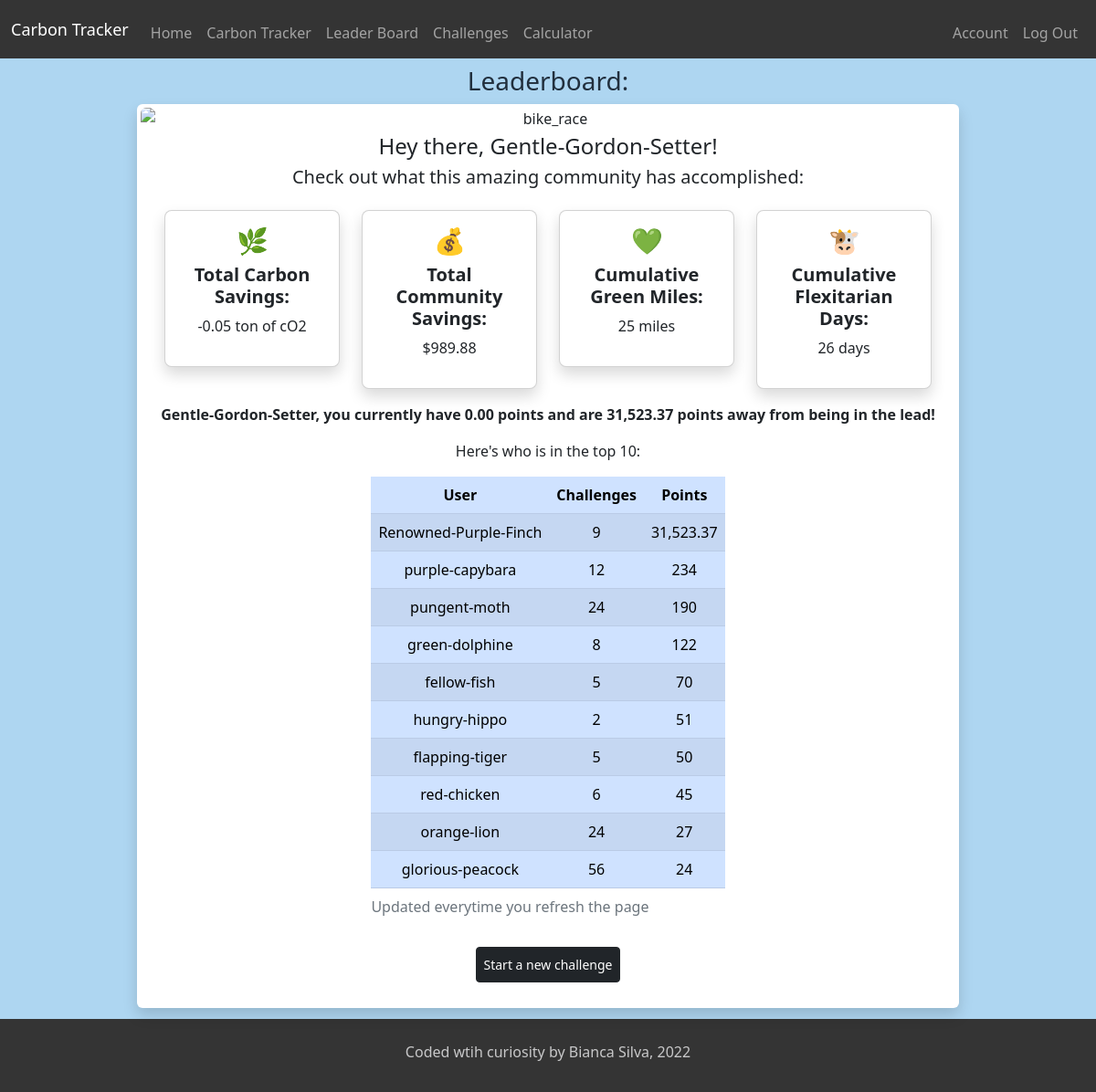
Screenshot of /leaderboard (signed in) with the database file from the repository.
### tables this page shows
CREATE TABLE users (id INTEGER PRIMARY KEY AUTOINCREMENT NOT NULL, name TEXT NOT NULL, email TEXT NOT NULL, leaderboardname TEXT NOT NULL, hash TEXT NOT NULL, datejoined DATETIME DEFAULT CURRENT_TIMESTAMP, icon TEXT);

CREATE TABLE leaderboard (id INTEGER PRIMARY KEY AUTOINCREMENT NOT NULL, user_id INTEGER NOT NULL, leaderboardname TEXT NOT NULL, challenges NUMERIC, green_miles NUMERIC, carbon_saved NUMERIC, plastic_saved NUMERIC, total_points NUMERIC);

### app.py (the view)
@app.route("/leaderboard", methods=["GET", "POST"])
@login_required
def leaderboard():
  if request.method == "POST":
    print("Hey, it's post time")
    return redirect("/leaderboard")
  else:
    print("Hey, it's GET time, get it?")
    check_footprint = db.execute("SELECT user_id FROM footprint WHERE user_id=?", session.get("user_id"))
    print("CHeck if user in footprint: ", check_footprint)
    if len(check_footprint) == 0:
      flash("Please calculate your carbon footprint to get started")
      return redirect("/calculator")
    check_name = db.execute("SELECT leaderboardname FROM users WHERE id=?", session.get("user_id"))
    for item in check_name:
      leaderboardname = item['leaderboardname']
    carbon_savings_total = db.execute("SELECT SUM(carbon_savings) FROM trackers")
    print("Total carbon saved so far", carbon_savings_total)
    for item in carbon_savings_total:
      total_carbon_saved = item['SUM(carbon_savings)']
    total_carbon_saved = (co2(float(total_carbon_saved))).replace("per year", "")
    print("Total carbon saved from db: ", total_carbon_saved)
    money_savings_total = db.execute("SELECT SUM(saved_money) FROM trackers")
    for item in money_savings_total:
      total_money_saved = item['SUM(saved_money)']
    total_money_saved = str(total_money_saved)
    total_money_saved = "$" + total_money_saved
    plastic_saved = db.execute("SELECT SUM(saved_plastic) FROM trackers")
    print("Plastic saved: ", plastic_saved)
    for item in plastic_saved:
      total_plastic_saved = item['SUM(saved_plastic)']
    print("Plastic saved in db: ", total_plastic_saved)
    water_saved = db.execute("SELECT SUM(saved_water) FROM trackers")
    print("Water saved: ", water_saved)
    for item in water_saved:
      total_water_saved = item['SUM(saved_water)']
    print("Total community water savings: ", total_water_saved)
    miles_walked_biked = db.execute("SELECT SUM(miles_walk_bike) FROM trackers")
    print("Miles walked or biked: ", miles_walked_biked)
    for item in miles_walked_biked:
      total_miles = item['SUM(miles_walk_bike)']
    total_miles = str(total_miles)
    total_miles = total_miles + " miles"
    flexitarian_db = db.execute("SELECT SUM(less_beef), SUM(less_chicken), SUM(less_pork) FROM trackers")
    for item in flexitarian_db:
      beef_flex = item["SUM(less_beef)"]
      chicken_flex = item['SUM(less_chicken)']
      pork_flex = item['SUM(less_pork)']
    total_flex = int(beef_flex) + int(chicken_flex) + int(pork_flex)
    total_flex = str(total_flex)
    total_flex = total_flex + " days"
    print("FLEXITARIAN: ", total_flex)
    leaders = db.execute("SELECT leaderboardname, challenges, total_points FROM leaderboard ORDER BY total_points DESC LIMIT 10")
    print("LEADERS: ", leaders)
    for leader in leaders:
      leadingname = leader['leaderboardname']
      challenges = leader['challenges']
      totalpoints = formatfloat(float((str(leader['total_points'])).replace(",", "")))
    find_leader = db.execute("SELECT leaderboardname, total_points FROM leaderboard ORDER BY total_points DESC LIMIT 1")
    print("AND THE LEADER IS: ", find_leader)
    max_points = 0
    for points in find_leader:
      max_points = float((points['total_points']).replace(",", ""))
      print("Max POINTS: ", max_points)
      print(type(max_points))
    print("FIND CURRENT POSITION: ", max_points)
    you = db.execute("SELECT leaderboardname, total_points FROM leaderboard WHERE user_id=?", session.get("user_id"))
    temp_test = db.execute("SELECT leaderboardname, total_points FROM leaderboard WHERE user_id=?", session.get("user_id"))
    your_points = 0
    for points in temp_test:
      your_points = float((str(points['total_points'])).replace(",", ""))
      print("YOUR POINTS: ", your_points)
    points_to_top = formatfloat(float(max_points) - your_points)
    your_points = formatfloat(your_points)
    return render_template("/leaderboard.html", yourpoints=your_points, pointstotop= points_to_top, leaders=leaders, leadingname=leadingname, challenges=challenges, totalpoints=totalpoints, flexitarian=total_flex, greenmiles=total_miles, dollarsavings=total_money_saved, carbonsavings=total_carbon_saved, leaderboardname=leaderboardname)

### app.py (called while the page is built)
@app.after_request
def after_request(response):
  response.headers["Cache-control"] = "no-cache, no-store, must-revalidate"
  response.headers["Expires"] = 0
  response.headers["Pragma"] = "no-cache"
  return response

### helpers.py (called while the page is built)
def login_required(f):
    @wraps(f)
    def decorated_function(*args, **kwargs):
      if session.get("user_id") is None:
        return redirect("/login")
      return f(*args, **kwargs)
    return decorated_function

def co2(value):
  tons = value / 1000
  if tons > 1:
    return f"{tons:,.2f} tons of cO2 per year"
  else:
    return f"{tons:,.2f} ton of cO2 per year"

def formatfloat(value):
  return f"{value:,.2f}"

### templates/leaderboard.html (shortened to what this page needs)
{% extends "layout.html" %}
{% block main %}
<form action="/leaderboard" method="get">
  <h3 class="darkBlue">Leaderboard:</h3>
  <div class="card body rounded-2 shadow p-1 border-0 m-1 justify-content-center mx-auto w-75">
  <img class="img-fluid rounded-2 mb-1" src="/static/bike_race.jpg" mx-auto w-auto alt="bike_race"/>
  <h4>Hey there, {{leaderboardname}}!</h4>
  <h5>Check out what this amazing community has accomplished:</h5>
  <div class="card-body">
  <div class="row justify-content-center">
    <div class="col-auto mb-2">
      <div class="d-flex">
        <div class="card shadow rounded-3" style="width: 12rem;">
          <div class="card-body">
            <h3>🌿</h3>
            <h5 class="card-title"><b>Total Carbon Savings:</b></h5>
            <p>{{carbonsavings}}</p>
          </div>
        </div>
      </div>
    </div>
    <div class="col-auto mb-2">
      <div class="d-flex">
        <div class="card shadow rounded-3" style="width: 12rem;">
          <div class="card-body">
            <h3>💰</h3>
            <h5 class="card-title"><b>Total Community Savings:</b></h5>
            <p>{{dollarsavings}}</p>
          </div>
        </div>
      </div>
    </div>
    <div class="col-auto mb-2">
      <div class="d-flex">
        <div class="card shadow rounded-3" style="width: 12rem;">
          <div class="card-body">
            <h3>💚</h3>
            <h5 class="card-title"><b>Cumulative Green Miles:</b></h5>
            <p>{{greenmiles}}</p>
          </div>
        </div>
      </div>
    </div>
    <div class="col-auto mb-2">
      <div class="d-flex">
        <div class="card shadow rounded-3" style="width: 12rem;">
          <div class="card-body">
            <h3>🐮</h3>
            <h5 class="card-title"><b>Cumulative Flexitarian Days:</b></h5>
            <p>{{flexitarian}}</p>
          </div>
        </div>
      </div>
    </div>
    <p class="mt-2"><b>{{leaderboardname}}, you currently have {{yourpoints}} points and are {{pointstotop}} points away from being in the lead!</b></p>
    <p>Here's who is in the top 10:</p>
    <table class="table table-striped table-primary table-hover table-responsive mx-auto w-auto">
      <caption>Updated everytime you refresh the page</caption>
      <thead>
        <tr>
          <th scope="col">User</th>
          <th scope="col">Challenges</th>
          <th scope="col">Points</th>
        </tr>
      </thead>
      <tbody>
        {% for leader in leaders %}
        <tr>
          {% for key, values in leader.items() %}
            <td>{{values}}</td>
          {% endfor %}
        </tr>
        {% endfor%}
      </tbody>
    </table>
</form>
  <form action="/challenges" method="post">
    <button class="btn btn-dark btn-sm m-2 p-2">Start a new challenge</button>
  </form>
{% endblock %}

### static/styles.css (style rules this page uses)
body { background-color: #EAECEE; }
.darkBlue { color: #212F3D }

### rows the page displays
users: leaderboardname "Gentle-Gordon-Setter"
leaderboard: leaderboardname "Renowned-Purple-Finch", leader "9", total_points "31,523.37"
leaderboard: leaderboardname "purple-capybara", leader "12" "234"
leaderboard: leaderboardname "pungent-moth", leader "24" "190"
leaderboard: leaderboardname "green-dolphine", leader "8" "122"
leaderboard: leaderboardname "fellow-fish", leader "5" "70"
leaderboard: leaderboardname "hungry-hippo", leader "2" "51"
leaderboard: leaderboardname "flapping-tiger", leader "5" "50"
leaderboard: leaderboardname "red-chicken", leader "6" "45"
leaderboard: leaderboardname "orange-lion", leader "24" "27"
leaderboard: leaderboardname "glorious-peacock", leader "56" "24"

### other values shown
{{ carbonsavings }} "-0.05 ton of cO2"
{{ dollarsavings }} "$989.88"
{{ greenmiles }} "25 miles"
{{ flexitarian }} "26 days"
{{ yourpoints }} "0.00"
{{ pointstotop }} "31,523.37"
